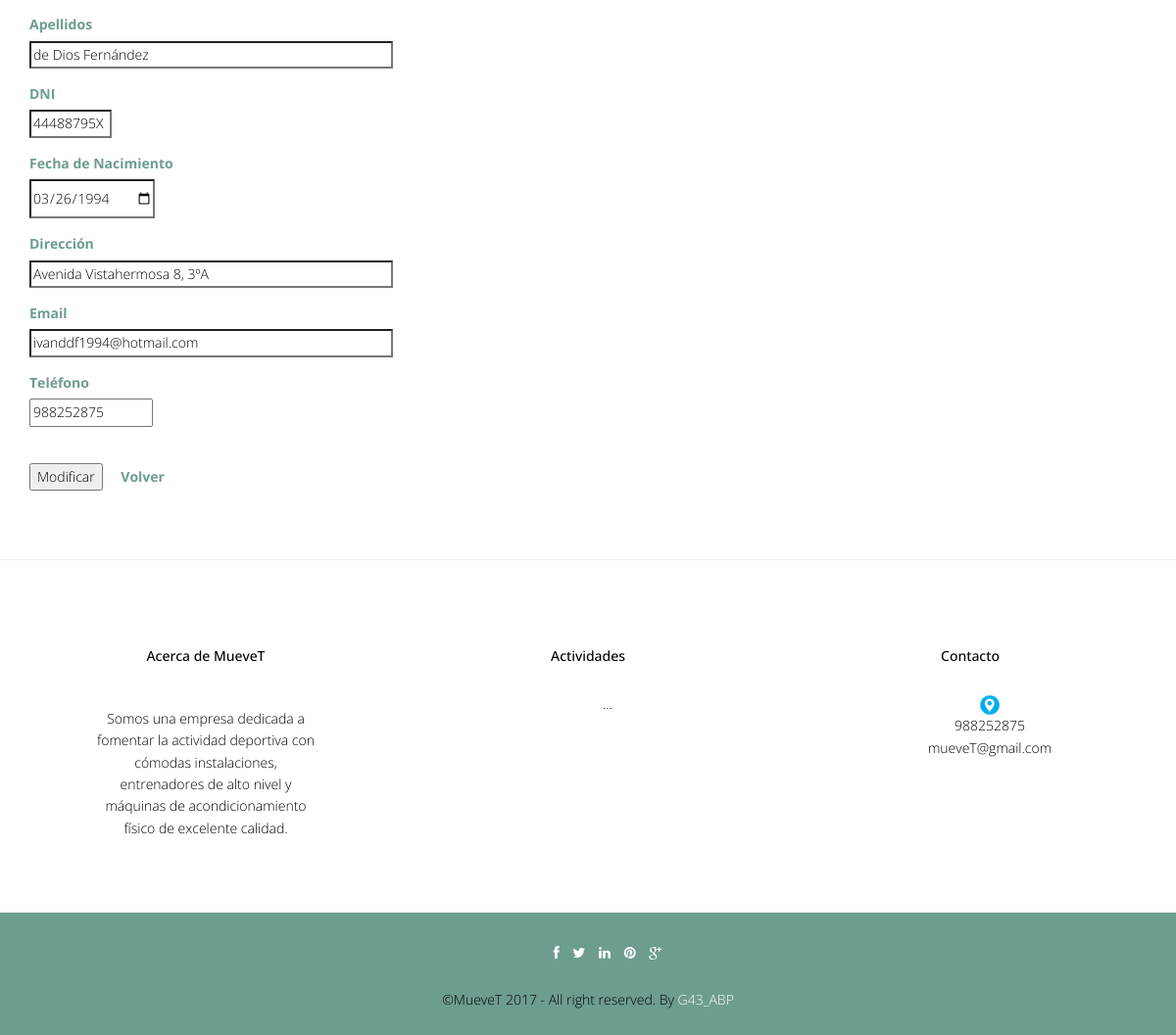
Page /abp/Controllers/USUARIO_Controller.php?userName=admin&accion=Modificar (signed in, lower part) on the earlier database version.
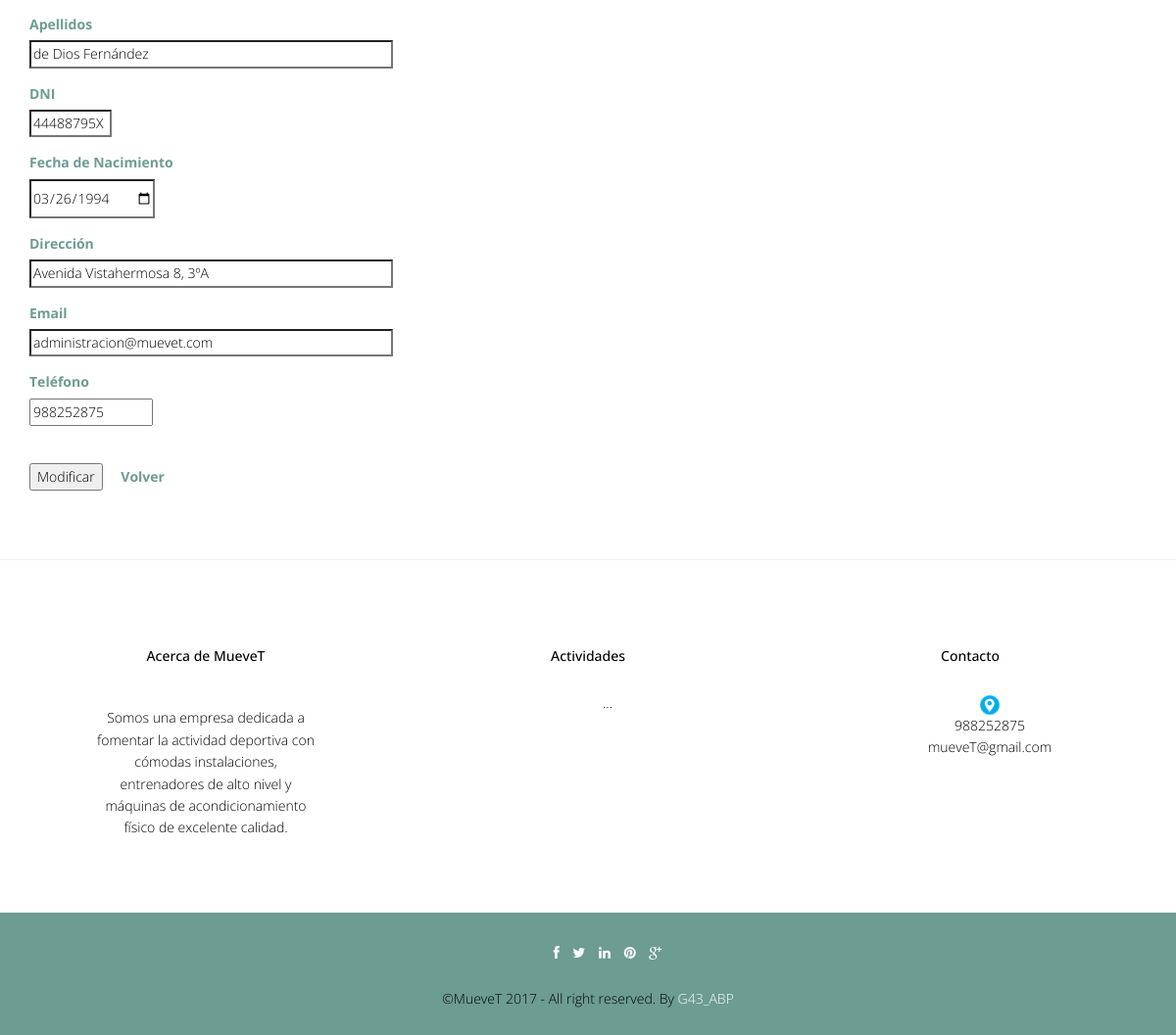
Same page on the later database version.
### tables this page shows
CREATE TABLE `usuario` (
  `foto` varchar(500) DEFAULT '../img/user.jpg',
  `userName` varchar(20) NOT NULL,
  `password` varchar(128) NOT NULL,
  `tipoUsuario` int(10) NOT NULL,
  `nombre` varchar(20) NOT NULL,
  `apellidos` varchar(70) NOT NULL,
  `dni` varchar(9) NOT NULL,
  `fechaNac` date NOT NULL,
  `direccion` varchar(80) DEFAULT NULL,
  `telefono` int(15) DEFAULT NULL,
  `email` varchar(30) NOT NULL
);

### abp/Functions/LibraryFunctions.php (called while the page is built, shortened)
<?php
function ConsultarTipoUsuario($userName) {
    $mysqli = new mysqli("localhost", "root", "", "muevet");
    $sql = "SELECT tipoUsuario FROM USUARIO WHERE USUARIO.userName='" . $userName . "'";
    $result = $mysqli->query($sql)->fetch_array();
    return $result['tipoUsuario'];
}
                        ?>

### abp/Models/USUARIO_Model.php (called while the page is built, shortened)
<?php
include '../Functions/LibraryFunctions.php';
class USUARIO_Modelo {
    var $userName;
    var $tipoUsuario;
    var $mysqli;
    function __construct($userName, $password, $tipoUsuario, $nombre, $apellidos, $dni, $fechaNac, $direccion, $telefono, $email, $foto, $cuentaBanc, $tipoDeportista, $metodoPago, $newPassword) {
        $this->userName = $userName;
        $this->tipoUsuario = $tipoUsuario;
    }
    function ConectarBD() {
        $this->mysqli = new mysqli("localhost", "root", "", "muevet");
    }
    function RellenaDatos() {
        if ($this->tipoUsuario == 1) {
            $sql = "SELECT * FROM USUARIO WHERE USUARIO.userName = '" . $this->userName . "'";
        } else if ($this->tipoUsuario == 2) {
            $sql = "SELECT * FROM USUARIO, ENTRENADOR WHERE USUARIO.userName = ENTRENADOR.userName AND ENTRENADOR.userName = '" . $this->userName . "'";
        } else if ($this->tipoUsuario == 3) {
            $sql = "SELECT * FROM USUARIO, DEPORTISTA WHERE USUARIO.userName = DEPORTISTA.userName AND DEPORTISTA.userName = '" . $this->userName . "'";
        }
        if (!($resultado = $this->mysqli->query($sql))) {
            return 'Error en la consulta sobre la base de datos';
        } else {
            $result = $resultado->fetch_array();
            return $result;
        }
    }
}
?>

### abp/Views/USUARIO_EDIT_Vista.php (the view, shortened to what this page needs)
<?php
class USUARIO_Modificar {
    private $valores;
    private $volver;
    function __construct($valores, $volver) {
        $this->valores = $valores;
        $this->volver = $volver;
        $this->render();
    }
    function render() {
        ?><script type="text/javascript" src="../js/validate.js"></script>
        <div class="container" >
            <form  id="form" name="form" action='USUARIO_Controller.php?user=admin'  method='post'   enctype="multipart/form-data">
                <div class="form-group">
                    <label class="control-label" ><?php echo $strings['apellidos']; ?></label><br>
                    <input class="form" id="apellidos" name="apellidos" size="50" type="text" required="true" value="<?php echo $this->valores['apellidos']; ?>">
                </div>
                <div class="form-group">
                    <label class="control-label" ><?php echo $strings['dni']; ?></label><br>
                    <input class="form" id="dni" name="dni" size="9" type="text" required="true" value="<?php echo $this->valores['dni']; ?>">
                </div>
                <div class="form-group">
                    <label class="control-label" ><?php echo $strings['fechaNac']; ?></label><br>
                    <input class="form" id="fechaNac" name="fechaNac" type="date" required="true" value="<?php echo $this->valores['fechaNac']; ?>">
                </div>
                <div class="form-group">
                    <label class="control-label" ><?php echo $strings['direccion']; ?></label><br>
                    <input class="form" id="direccion" name="direccion" size="50" type="text" required="true" value="<?php echo $this->valores['direccion']; ?>">
                </div>
                <div class="form-group">
                    <label class="control-label" ><?php echo $strings['email']; ?></label><br>
                    <input class="form" id="email" name="email" size="50" type="email" required="true" value="<?php echo $this->valores['email']; ?>">
                </div>
                <div class="form-group">
                    <label class="control-label" ><?php echo $strings['telefono']; ?></label><br>
                    <input class="form" id="telefono" name="telefono" size="15" type="numeric" required="true" value="<?php echo $this->valores['telefono']; ?>">
                </div>
                <br>
                <input type = 'submit'  onclick="return valida_envia_USUARIO()" name = 'accion' value = '<?php echo $strings['Modificar'] ?>'  onclick="return valida_envia_USUARIO()" >
                <a class="form-link" href='<?php echo $this->volver ?> '><?php echo $strings['Volver']; ?> </a>
            </form>
        </div>
        <?php
        include '../Views/footer.php';
    }
}
?>

### abp/Views/header.php (shortened to what this page needs)
<!DOCTYPE html>
<html lang="en">
    <head>
        <link href="../css/bootstrap.min.css" rel="stylesheet">
        <link href="../css/responsive-slider.css" rel="stylesheet">
        <link rel="stylesheet" href="../css/animate.css">
        <link rel="stylesheet" href="../css/font-awesome.min.css">
        <link href="../css/style.css" rel="stylesheet">
    </head>
    <body>

### abp/Controllers/USUARIO_Controller.php (shortened to what this page needs)
<?php
include '../Models/USUARIO_Model.php';
include '../Views/header.php';
Switch ($_REQUEST['accion']) {
    case $strings['Modificar']:
        if (ConsultarTipoUsuario($_REQUEST['userName']) == 1) {
            if (!isset($_REQUEST['dni'])) {
                $usuario = new USUARIO_Modelo($_REQUEST['userName'], '', ConsultarTipoUsuario($_REQUEST['userName']), '', '', '', '', '', '', '', '', '', '', '', '');
                $valores = $usuario->RellenaDatos();
                if (!tienePermisos('USUARIO_Modificar')) {
                    new Mensaje('No tienes los permisos necesarios', 'USUARIO_Controller.php');
                } else {
                    new USUARIO_Modificar($valores, 'USUARIO_Controller.php');
                }
            }
        } else if (ConsultarTipoUsuario($_REQUEST['userName']) == 2) {
            if (!isset($_REQUEST['dni'])) {
                $usuario = new USUARIO_Modelo($_REQUEST['userName'], '', ConsultarTipoUsuario($_REQUEST['userName']), '', '', '', '', '', '', '', '', '', '', '', '');
                $valores = $usuario->RellenaDatos();
                if (!tienePermisos('ENTRENADOR_Modificar')) {
                    new Mensaje('No tienes los permisos necesarios', 'USUARIO_Controller.php');
                } else {
                    new Entrenador_Modificar($valores, 'USUARIO_Controller.php');
                }
            } else {
                $entrenador = get_data_form_Entrenador();
                $carpetaFoto = '../Documents/Entrenadores/' . $_REQUEST['dni'] . '/Foto/';
                if ($_FILES['foto']['name'] !== '') {
                    if (!file_exists($carpetaFoto)) {
                        mkdir($carpetaFoto, 0777, true);
                    }
                    move_uploaded_file($_FILES['foto']['tmp_name'], $carpetaFoto . $_FILES['foto']['name']);
                }
                $respuesta = $entrenador->Modificar();
                if (ConsultarTipoUsuarioLogin() == 2) {
                    new Mensaje($respuesta, '../Views/DEFAULT_Vista.php');
                } else {
                    new Mensaje($respuesta, 'USUARIO_Controller.php');
                }
            }
        } else if (ConsultarTipoUsuario($_REQUEST['userName']) == 3) {
            if (!isset($_REQUEST['dni'])) {
                $usuario = new USUARIO_Modelo($_REQUEST['userName'], '', ConsultarTipoUsuario($_REQUEST['userName']), '', '', '', '', '', '', '', '', '', '', '', '');
                $valores = $usuario->RellenaDatos();
                if (!tienePermisos('DEPORTISTA_Modificar')) {
                    new Mensaje('No tienes los permisos necesarios', 'USUARIO_Controller.php');
                } else {
                    new Deportista_Modificar($valores, 'USUARIO_Controller.php');
                }
            } else {
                $deportista = get_data_form_Deportista();
                $carpetaFoto = '../Documents/Deportistas/' . $_REQUEST['dni'] . '/Foto/';
                if ($_FILES['foto']['name'] !== '') {
                    if (!file_exists($carpetaFoto)) {
                        mkdir($carpetaFoto, 0777, true);
                    }
                    move_uploaded_file($_FILES['foto']['tmp_name'], $carpetaFoto . $_FILES['foto']['name']);
                }
                $respuesta = $deportista->Modificar();
                if (ConsultarTipoUsuarioLogin() == 3) {
                    new Mensaje($respuesta, '../Views/DEFAULT_Vista.php');
                } else {
                    new Mensaje($respuesta, 'USUARIO_Controller.php');
                }
            }
        }
        break;
}
?>

### abp/Views/footer.php (shortened to what this page needs)
<hr>
	<footer>
		<div class="container">
			<div class="row">
				<div class="col-lg-4">
					<div class="widget">
						<h5 class="widgetheading">Acerca de MueveT</h5>
						<p>Somos una empresa dedicada a fomentar la actividad deportiva con cómodas instalaciones, entrenadores de alto nivel y máquinas de acondicionamiento físico de excelente calidad.</p>
					</div>
				</div>
				<div class="col-lg-4">
					<div class="widget">
						<h5 class="widgetheading">Actividades</h5>
						<ul class="link-list">
							<li><a href="#">...</a></li>
						</ul>
					</div>
				</div>
				<div class="col-lg-4">
					<div class="widget">
						<h5 class="widgetheading">Contacto</h5>
						<ul class="link-list">
                                                    <li><a target="_blank" href="https://www.google.es/maps/place/ESEI+-+Escola+Superior+de+Enxe%C3%B1er%C3%ADa+Inform%C3%A1tica/@42.3449233,-7.8554787,15z/data=!4m2!3m1!1s0x0:0xbb2380c0a6827554?sa=X&ved=0ahUKEwiKoO6ZjtLXAhUGXBQKHfQGBFYQ_BIIjQEwCw"><img src="../img/gps.png" width="20px" height="20px"></a></li>
							<li><a href="#">988252875</a></li>
							<li><a href="#">mueveT@gmail.com</a></li>
						</ul>
					</div>
				</div>
			</div>
		</div>
		<div class="sub-footer">
			<div class="container">
				<div class="row">
					<div class="col-lg-12">
						<ul class="social-network">
							<li><a href="#" data-placement="top" title="Facebook"><i class="fa fa-facebook fa-1x"></i></a></li>
							<li><a href="#" data-placement="top" title="Twitter"><i class="fa fa-twitter fa-1x"></i></a></li>
							<li><a href="#" data-placement="top" title="Linkedin"><i class="fa fa-linkedin fa-1x"></i></a></li>
							<li><a href="#" data-placement="top" title="Pinterest"><i class="fa fa-pinterest fa-1x"></i></a></li>
							<li><a href="#" data-placement="top" title="Google plus"><i class="fa fa-google-plus fa-1x"></i></a></li>
						</ul>
					</div>
					<div class="col-lg-12">
						<div class="copyright">
							<p>
								<span>&copy;MueveT 2017 - All right reserved. By </span><a href="" target="_blank">G43_ABP</a>
							</p>
						</div>
					</div>
				</div>
			</div>
		</div>
	</footer>
  </body>
</html>

### abp/css/style.css (style rules this page uses)
body { font-family:'Open Sans', Arial, sans-serif; font-size:14px; font-weight:300; line-height:1.6em; color:#000; background-color:#fff; }
hi,h2,h3,h4,h5,h6 { color:#000; line-height:1.1em; }
p { color:#000; }
.blog h3,p { color:#000; padding:15px; }
form { margin-top:50px; margin-bottom:50px; }
label { color:#6D9C91; font-size:14px; }
.widget { margin-top:10px; padding:50px; text-align:center; }
.widget p,ul { margin-top:30px; }
.link-list ul,li,a { color:#000; list-style:none; }
.copyright { text-align:center; }
.copyright a { color:#fff; }
.sub-footer { background-color: #6D9C91; }
ul.social-network { list-style:none; margin-top:30px; text-align:center; }
ul.social-network li { display:inline; margin: 0 5px; color:#fff; }
ul.social-network li a { color:#fff; }
.form-link { font-weight:bold; color: #6D9C91 !important; margin-left: 15px; }

### abp/css/overwrite.css (style rules this page uses)
select, textarea, input[type="text"], input[type="password"], input[type="datetime"], input[type="datetime-local"], input[type="date"], input[type="month"], input[type="time"], input[type="week"], input[type="number"], input[type="email"], input[type="url"], input[type="search"], input[type="tel"], input[type="color"], .uneditable-input { -webkit-border-radius: 0; -moz-border-radius: 0; border-radius: 0; }

Differences in the rows shown:
changed usuario "de Dios Fernández": email "ivanddf1994@hotmail.com" → "administracion@muevet.com"
